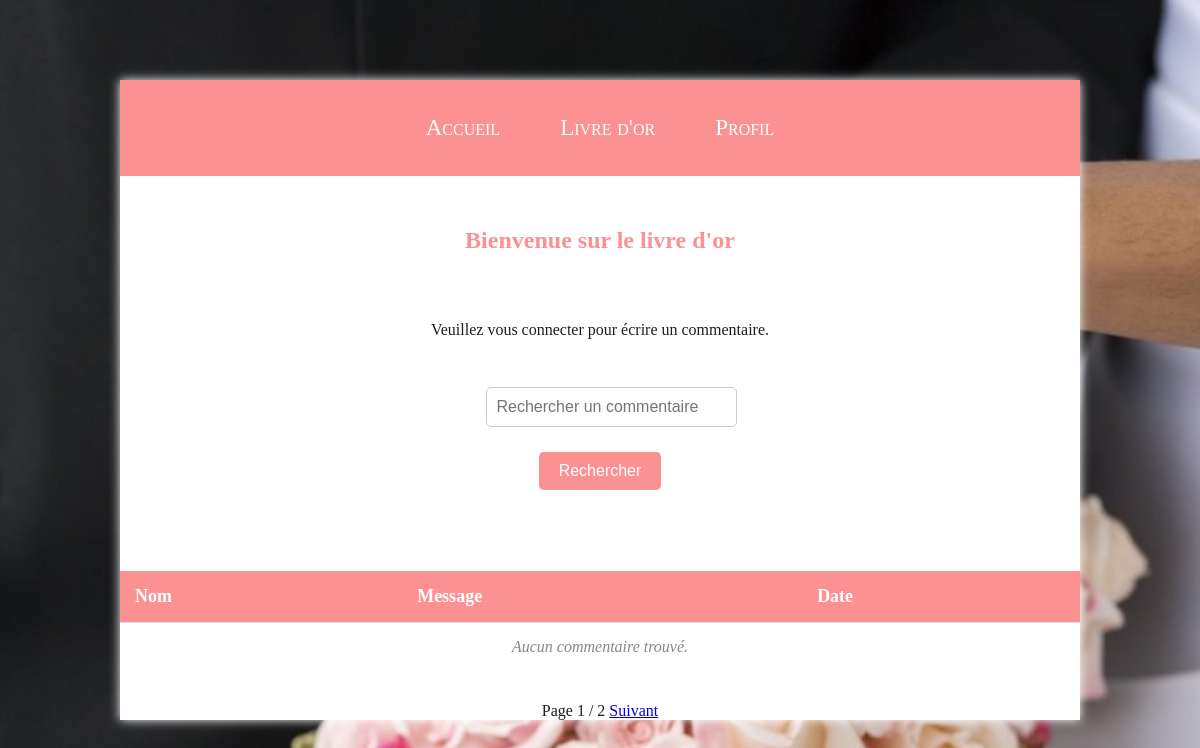
/pages/livre-or.php, run on an earlier commit of the app's database.
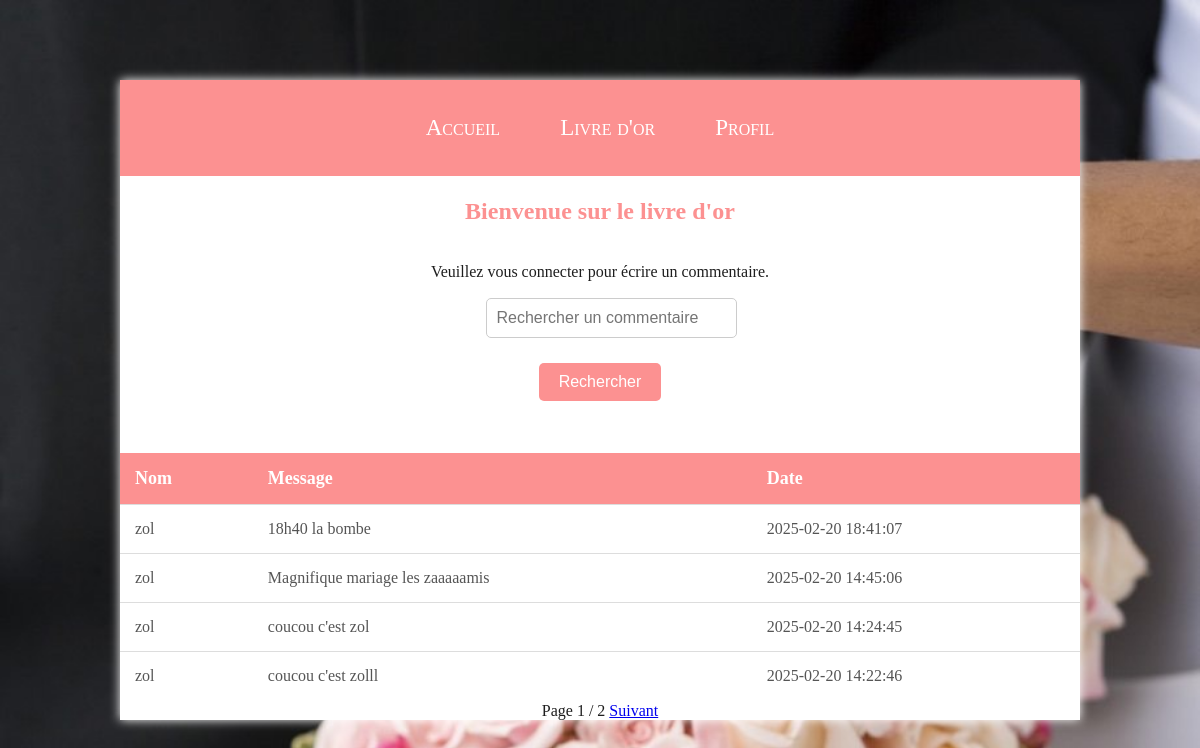
And on a later commit of the database.
### tables this page shows
CREATE TABLE `comment` (
  `id` int NOT NULL,
  `comment` text NOT NULL,
  `id_user` int NOT NULL,
  `date` datetime NOT NULL
);

CREATE TABLE `user` (
  `id` int NOT NULL,
  `login` varchar(255) NOT NULL,
  `password` varchar(255) NOT NULL
);

### models/Comment.php (called while the page is built, shortened)
<?php
class Comment {
    private $pdo;
    private $table = "comment";
    public function __construct($pdo) {
        $this->pdo = $pdo;
    }
    public function read($limit = 4, $offset = 0) {
        try {
            $query = "
                SELECT c.id, u.login, c.comment, c.date
                FROM " . $this->table . " c
                JOIN user u ON c.id_user = u.id
                ORDER BY c.date DESC
                LIMIT :limit OFFSET :offset";
            $stmt = $this->pdo->prepare($query);
            $stmt->bindValue(':limit', $limit, PDO::PARAM_INT);
            $stmt->bindValue(':offset', $offset, PDO::PARAM_INT);
            $stmt->execute();
            return $stmt->fetchAll(PDO::FETCH_ASSOC);
        } catch (PDOException $e) {
            error_log("Erreur SQL : " . $e->getMessage());
            return [];
        }
    }
    public function countComments() {
        try {
            $query = "SELECT COUNT(*) as total FROM " . $this->table;
            $stmt = $this->pdo->prepare($query);
            $stmt->execute();
            $result = $stmt->fetch(PDO::FETCH_ASSOC);
            return $result['total'];
        } catch (PDOException $e) {
            error_log("Erreur SQL : " . $e->getMessage());
            return 0;
        }
    }
}

### pages/livre-or.php (the view, shortened to what this page needs)
<?php
require_once __DIR__ . '/../models/Comment.php';
$database = new Database();
$db = $database->getConnection();
$commentModel = new Comment($db);
$searchQuery = '';
if (!empty($_GET['search'])) {
    $searchQuery = htmlspecialchars($_GET['search']);
    $comment = $commentModel->search($searchQuery);
} else {
    $comment = $commentModel->read();
}
$commentsPerPage = 4;
$page = isset($_GET['page']) && is_numeric($_GET['page']) ? intval($_GET['page']) : 1;
$offset = ($page - 1) * $commentsPerPage;
$totalCommentaires = $commentModel->countComments();
$commentairesParPage = 4;
$totalPages = ceil($totalCommentaires / $commentairesParPage);
if (!empty($_GET['search'])) {
    $comment = $commentModel->search($searchQuery, $commentsPerPage, $offset);
} else {
    $comment = $commentModel->read($commentsPerPage, $offset);
}
?>
<!DOCTYPE html>
<html lang="fr">
<head>
    <link rel="stylesheet" href="../css/global.css">
    <link rel="stylesheet" href="../css/livre-or.css">
</head>
<body>
<div class="content-wrapper">
    <header>
    <?php require_once __DIR__ . '/../models/Header.php'; ?>
    </header>
    <h2>Bienvenue sur le livre d'or</h2>
    <?php if (isset($_SESSION['user_id'])): ?>
        <form method="POST" action="add_comment.php">
            <textarea name="commentaire" placeholder="Écrivez votre commentaire ici..." required></textarea>
            <button type="submit">Envoyer</button>
        </form>
    <?php else: ?>
        <p>Veuillez vous connecter pour écrire un commentaire.</p>
    <?php endif; ?>
    <form action="livre-or.php" method="GET">
        <input type="text" name="search" placeholder="Rechercher un commentaire" value="<?= htmlspecialchars($searchQuery) ?>">
        <button type="submit">Rechercher</button>
    </form>
    <table>
        <thead>
            <tr>
                <th>Nom</th>
                <th>Message</th>
                <th>Date</th>
            </tr>
        </thead>
        <tbody>
        <?php if (!empty($comment) && is_array($comment)): ?>
            <?php foreach ($comment as $com): ?>
                <tr>
                    <td><?= htmlspecialchars($com['login']) ?></td>
                    <td><?= htmlspecialchars($com['comment']) ?></td>
                    <td><?= htmlspecialchars($com['date']) ?></td>
                </tr>
            <?php endforeach; ?>
        <?php else: ?>
            <tr>
                <td colspan="3">Aucun commentaire trouvé.</td>
            </tr>
        <?php endif; ?>
        </tbody>
    </table>
<div class="pagination">
    Page <?= $page; ?> / <?= $totalPages; ?>
    <?php if ($page < $totalPages): ?>
        <a href="?page=<?= $page + 1; ?>&search=<?= urlencode($searchQuery) ?>">Suivant</a>
    <?php endif; ?>
</div>
</div>
</body>
</html>

### models/Header.php (shortened to what this page needs)
<nav>
    <ul>
        <li><a href="accueil.php">Accueil</a></li>
        <li><a href="livre-or.php">Livre d'or</a></li>
        <?php
            if(isset($_SESSION['login']))
            {
                echo '<li><a href="profil.php">Mon compte</a></li>';
                echo '<li><a href="logout.php">Déconnexion</a></li>';
            }
            else
            {
                echo '<li><a href="login.php">Profil</a></li>';
            }
        ?>
    </ul>
</nav>

### css/global.css (style rules this page uses)
body { display: flex; justify-content: center; align-items: center; margin: 0; background-image: url(../assets/Accueil.jpg); background-position: center; background-repeat: no-repeat; background-size: cover; width: 100vw; height: 100vh; }
.content-wrapper { display: flex; flex-direction: column; justify-content: space-between; align-items: center; width: 80vw; height: 80vh; background-color: #ffffff; color: #1e1e1e; box-shadow: 0 0 10px #ffffff; overflow: scroll; }
header { width: 100%; height: 12vh; background-color: #fc9191; }
header nav { display: flex; flex-direction: row; justify-content: space-around; align-items: center; width: 100%; height: 12vh; }
header nav ul { display: flex; flex-direction: row; justify-content: center; list-style-type: none; padding: 0; font-family: "mrs-eaves", serif; font-weight: 400; font-style: normal; font-variant-caps: small-caps; }
header nav li { padding: 10px 25px; margin: 0 5px; }
header nav li a { font-size: 23px; color: #ffffff; text-decoration: none; transition: transform 0.2s; }

### css/livre-or.css (style rules this page uses)
h2 { font-size: 24px; font-weight: bold; color: #fc9191; margin-bottom: 20px; text-align: center; }
form { margin-bottom: 30px; display: flex; flex-direction: column; gap: 15px; }
form textarea, form input[type="text"] { width: 700px; max-width: 600px; padding: 10px; font-size: 16px; border: 1px solid #ccc; border-radius: 5px; resize: vertical; }
form button { align-self: center; padding: 10px 20px; font-size: 16px; color: #fff; background-color: #fc9191; border: none; border-radius: 5px; cursor: pointer; transition: background-color 0.3s; }
table { width: 100%; border-collapse: collapse; margin-top: 20px; }
table th, table td { padding: 15px; text-align: left; border-bottom: 1px solid #ddd; }
table th { background-color: #fc9191; color: #fff; font-size: 18px; }
table tr:last-child td { border-bottom: none; }
table td { font-size: 16px; color: #555; }
form input[type="text"] { width: 100%; max-width: 400px; }
form button[type="submit"] { margin-top: 10px; }
table td[colspan="3"] { text-align: center; font-style: italic; color: #888; }

What changed in the data, as far as the page shows it:
added comment: id_user.login "zol", comment "18h40 la bombe", date "2025-02-20 18:41:07"
now on this page (row unchanged): comment: id_user.login "zol", comment "Magnifique mariage les zaaaaamis", date "2025-02-20 14:45:06"
now on this page (row unchanged): comment: id_user.login "zol", comment "coucou c'est zol", date "2025-02-20 14:24:45"
now on this page (row unchanged): comment: id_user.login "zol", comment "coucou c'est zolll", date "2025-02-20 14:22:46"
Also different on the page:
text no longer shown: "Aucun commentaire trouvé."
